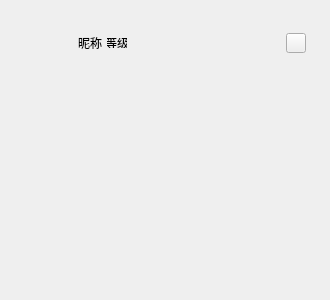
<?xml version="1.0" encoding="UTF-8"?>
<ui version="4.0">
 <class>CustomQWidgetSinglePlans</class>
 <widget class="QWidget" name="CustomQWidgetSinglePlans">
  <property name="geometry">
   <rect>
    <x>0</x>
    <y>0</y>
    <width>330</width>
    <height>300</height>
   </rect>
  </property>
  <property name="sizePolicy">
   <sizepolicy hsizetype="Preferred" vsizetype="Fixed">
    <horstretch>0</horstretch>
    <verstretch>0</verstretch>
   </sizepolicy>
  </property>
  <property name="minimumSize">
   <size>
    <width>330</width>
    <height>300</height>
   </size>
  </property>
  <property name="windowTitle">
   <string>Form</string>
  </property>
  <property name="styleSheet">
   <string notr="true"/>
  </property>
  <layout class="QGridLayout" name="gridLayout_2">
   <property name="leftMargin">
    <number>0</number>
   </property>
   <property name="topMargin">
    <number>0</number>
   </property>
   <property name="rightMargin">
    <number>0</number>
   </property>
   <property name="bottomMargin">
    <number>0</number>
   </property>
   <property name="spacing">
    <number>0</number>
   </property>
   <item row="0" column="0">
    <widget class="QWidget" name="widget_plans_info" native="true">
     <layout class="QVBoxLayout" name="verticalLayout">
      <property name="spacing">
       <number>0</number>
      </property>
      <property name="leftMargin">
       <number>0</number>
      </property>
      <property name="topMargin">
       <number>0</number>
      </property>
      <property name="rightMargin">
       <number>0</number>
      </property>
      <property name="bottomMargin">
       <number>0</number>
      </property>
      <item>
       <spacer name="verticalSpacer_4">
        <property name="orientation">
         <enum>Qt::Vertical</enum>
        </property>
        <property name="sizeType">
         <enum>QSizePolicy::Fixed</enum>
        </property>
        <property name="sizeHint" stdset="0">
         <size>
          <width>17</width>
          <height>23</height>
         </size>
        </property>
       </spacer>
      </item>
      <item>
       <widget class="QWidget" name="widget_01" native="true">
        <property name="minimumSize">
         <size>
          <width>0</width>
          <height>40</height>
         </size>
        </property>
        <property name="styleSheet">
         <string notr="true"/>
        </property>
        <layout class="QHBoxLayout" name="horizontalLayout">
         <property name="spacing">
          <number>0</number>
         </property>
         <property name="leftMargin">
          <number>0</number>
         </property>
         <property name="topMargin">
          <number>0</number>
         </property>
         <property name="rightMargin">
          <number>0</number>
         </property>
         <property name="bottomMargin">
          <number>0</number>
         </property>
         <item>
          <spacer name="horizontalSpacer">
           <property name="orientation">
            <enum>Qt::Horizontal</enum>
           </property>
           <property name="sizeType">
            <enum>QSizePolicy::Fixed</enum>
           </property>
           <property name="sizeHint" stdset="0">
            <size>
             <width>28</width>
             <height>20</height>
            </size>
           </property>
          </spacer>
         </item>
         <item>
          <widget class="QLabel" name="label_avatar">
           <property name="minimumSize">
            <size>
             <width>40</width>
             <height>40</height>
            </size>
           </property>
           <property name="maximumSize">
            <size>
             <width>40</width>
             <height>40</height>
            </size>
           </property>
           <property name="text">
            <string/>
           </property>
          </widget>
         </item>
         <item>
          <spacer name="horizontalSpacer_2">
           <property name="orientation">
            <enum>Qt::Horizontal</enum>
           </property>
           <property name="sizeType">
            <enum>QSizePolicy::Fixed</enum>
           </property>
           <property name="sizeHint" stdset="0">
            <size>
             <width>10</width>
             <height>20</height>
            </size>
           </property>
          </spacer>
         </item>
         <item>
          <widget class="QLabel" name="label_nickname">
           <property name="minimumSize">
            <size>
             <width>0</width>
             <height>17</height>
            </size>
           </property>
           <property name="maximumSize">
            <size>
             <width>16777215</width>
             <height>17</height>
            </size>
           </property>
           <property name="text">
            <string>昵称</string>
           </property>
          </widget>
         </item>
         <item>
          <spacer name="horizontalSpacer_3">
           <property name="orientation">
            <enum>Qt::Horizontal</enum>
           </property>
           <property name="sizeType">
            <enum>QSizePolicy::Fixed</enum>
           </property>
           <property name="sizeHint" stdset="0">
            <size>
             <width>5</width>
             <height>20</height>
            </size>
           </property>
          </spacer>
         </item>
         <item>
          <widget class="QLabel" name="label_level">
           <property name="minimumSize">
            <size>
             <width>20</width>
             <height>10</height>
            </size>
           </property>
           <property name="maximumSize">
            <size>
             <width>20</width>
             <height>10</height>
            </size>
           </property>
           <property name="text">
            <string>等级</string>
           </property>
           <property name="alignment">
            <set>Qt::AlignCenter</set>
           </property>
          </widget>
         </item>
         <item>
          <spacer name="horizontalSpacer_4">
           <property name="orientation">
            <enum>Qt::Horizontal</enum>
           </property>
           <property name="sizeHint" stdset="0">
            <size>
             <width>140</width>
             <height>20</height>
            </size>
           </property>
          </spacer>
         </item>
         <item>
          <widget class="QLabel" name="label_limit">
           <property name="minimumSize">
            <size>
             <width>18</width>
             <height>16</height>
            </size>
           </property>
           <property name="maximumSize">
            <size>
             <width>18</width>
             <height>16</height>
            </size>
           </property>
           <property name="text">
            <string/>
           </property>
          </widget>
         </item>
         <item>
          <spacer name="horizontalSpacer_6">
           <property name="orientation">
            <enum>Qt::Horizontal</enum>
           </property>
           <property name="sizeType">
            <enum>QSizePolicy::Fixed</enum>
           </property>
           <property name="sizeHint" stdset="0">
            <size>
             <width>10</width>
             <height>20</height>
            </size>
           </property>
          </spacer>
         </item>
         <item>
          <widget class="QPushButton" name="pushButton">
           <property name="minimumSize">
            <size>
             <width>20</width>
             <height>20</height>
            </size>
           </property>
           <property name="maximumSize">
            <size>
             <width>20</width>
             <height>20</height>
            </size>
           </property>
           <property name="text">
            <string/>
           </property>
          </widget>
         </item>
         <item>
          <spacer name="horizontalSpacer_5">
           <property name="orientation">
            <enum>Qt::Horizontal</enum>
           </property>
           <property name="sizeType">
            <enum>QSizePolicy::Fixed</enum>
           </property>
           <property name="sizeHint" stdset="0">
            <size>
             <width>24</width>
             <height>20</height>
            </size>
           </property>
          </spacer>
         </item>
        </layout>
       </widget>
      </item>
      <item>
       <spacer name="verticalSpacer_3">
        <property name="orientation">
         <enum>Qt::Vertical</enum>
        </property>
        <property name="sizeType">
         <enum>QSizePolicy::Fixed</enum>
        </property>
        <property name="sizeHint" stdset="0">
         <size>
          <width>17</width>
          <height>14</height>
         </size>
        </property>
       </spacer>
      </item>
      <item>
       <widget class="QWidget" name="widget_02" native="true">
        <property name="sizePolicy">
         <sizepolicy hsizetype="Preferred" vsizetype="Preferred">
          <horstretch>0</horstretch>
          <verstretch>0</verstretch>
         </sizepolicy>
        </property>
        <property name="styleSheet">
         <string notr="true"/>
        </property>
       </widget>
      </item>
      <item>
       <spacer name="verticalSpacer_2">
        <property name="orientation">
         <enum>Qt::Vertical</enum>
        </property>
        <property name="sizeType">
         <enum>QSizePolicy::Fixed</enum>
        </property>
        <property name="sizeHint" stdset="0">
         <size>
          <width>17</width>
          <height>10</height>
         </size>
        </property>
       </spacer>
      </item>
      <item>
       <widget class="QWidget" name="widget_03" native="true">
        <property name="minimumSize">
         <size>
          <width>0</width>
          <height>95</height>
         </size>
        </property>
        <property name="styleSheet">
         <string notr="true"/>
        </property>
        <layout class="QGridLayout" name="gridLayout">
         <property name="leftMargin">
          <number>22</number>
         </property>
         <property name="topMargin">
          <number>0</number>
         </property>
         <property name="rightMargin">
          <number>22</number>
         </property>
         <property name="bottomMargin">
          <number>0</number>
         </property>
         <property name="spacing">
          <number>0</number>
         </property>
        </layout>
       </widget>
      </item>
      <item>
       <spacer name="verticalSpacer">
        <property name="orientation">
         <enum>Qt::Vertical</enum>
        </property>
        <property name="sizeType">
         <enum>QSizePolicy::Fixed</enum>
        </property>
        <property name="sizeHint" stdset="0">
         <size>
          <width>17</width>
          <height>27</height>
         </size>
        </property>
       </spacer>
      </item>
      <item>
       <widget class="QWidget" name="widget_04" native="true">
        <property name="minimumSize">
         <size>
          <width>0</width>
          <height>14</height>
         </size>
        </property>
        <property name="styleSheet">
         <string notr="true"/>
        </property>
       </widget>
      </item>
      <item>
       <spacer name="verticalSpacer_5">
        <property name="orientation">
         <enum>Qt::Vertical</enum>
        </property>
        <property name="sizeType">
         <enum>QSizePolicy::Fixed</enum>
        </property>
        <property name="sizeHint" stdset="0">
         <size>
          <width>17</width>
          <height>31</height>
         </size>
        </property>
       </spacer>
      </item>
     </layout>
    </widget>
   </item>
  </layout>
 </widget>
 <resources/>
 <connections/>
</ui>
